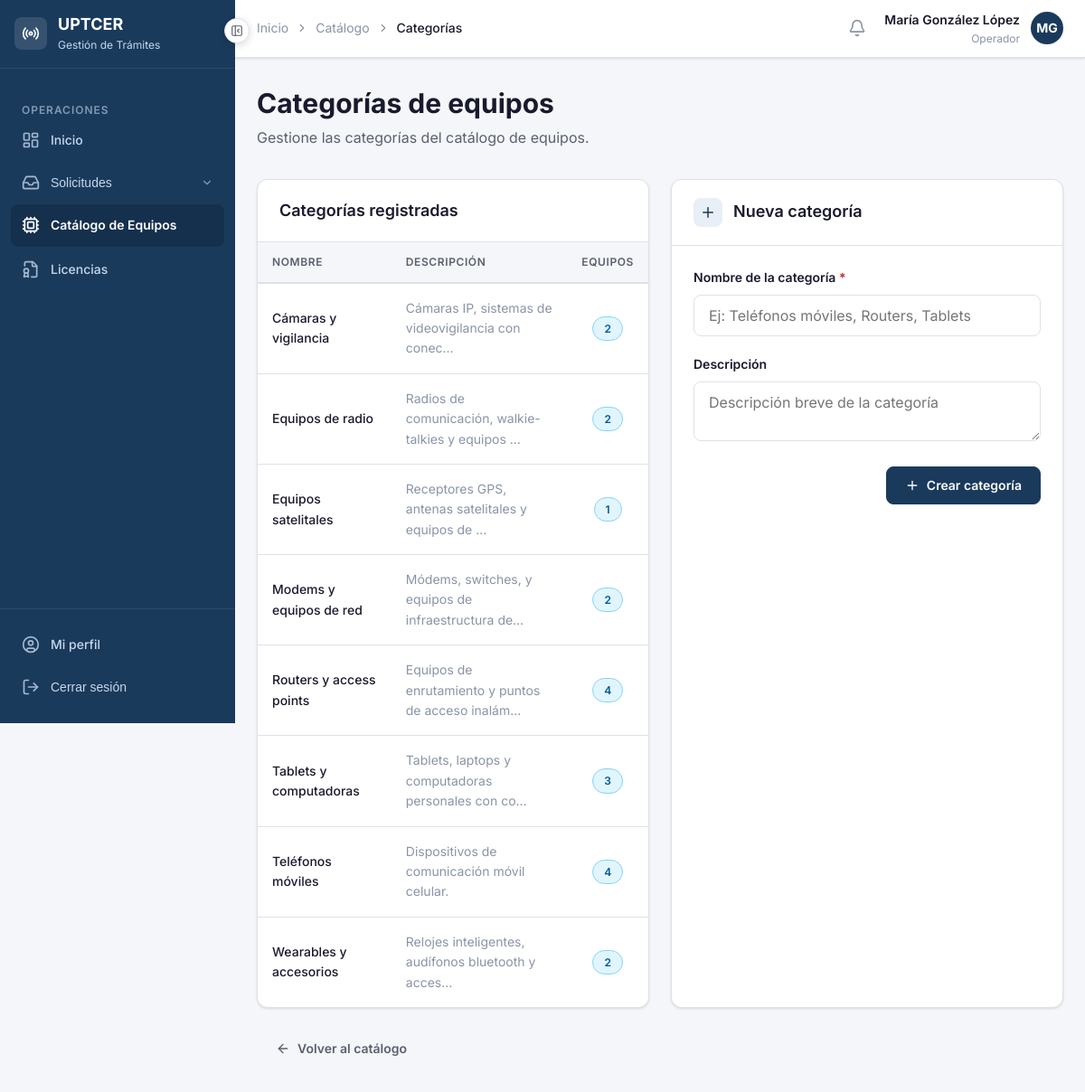
Page /equipos/categorias/ (signed in) on the committed database.
### apps/accounts/models.py (models this page shows, shortened)
class Usuario(AbstractBaseUser, PermissionsMixin):
    ROL_PERSONA_NATURAL  = 'persona_natural'
    ROL_OPERADOR         = 'operador'
    ROL_ESPECIALISTA     = 'especialista'
    ROL_ADUANA           = 'aduana'
    ROL_DIRECTIVO        = 'directivo'
    ROLES = [
        (ROL_PERSONA_NATURAL, 'Persona Natural'),
        (ROL_OPERADOR,        'Operador'),
        (ROL_ESPECIALISTA,    'Especialista Técnico'),
        (ROL_ADUANA,          'Aduana'),
        (ROL_DIRECTIVO,       'Directivo'),
    ]
    username        = models.CharField('Usuario', max_length=150, unique=True)
    email           = models.EmailField('Correo electrónico', unique=True)
    nombre          = models.CharField('Nombre', max_length=100)
    apellidos       = models.CharField('Apellidos', max_length=100)
    rol             = models.CharField('Rol', max_length=30, choices=ROLES, default=ROL_PERSONA_NATURAL)
    telefono        = models.CharField('Teléfono', max_length=20, blank=True)
    activo          = models.BooleanField('Activo', default=True)
    fecha_registro  = models.DateTimeField('Fecha de registro', auto_now_add=True)
    is_active       = models.BooleanField(default=True)
    is_staff        = models.BooleanField(default=False)
    objects = UsuarioManager()
    USERNAME_FIELD  = 'username'
    REQUIRED_FIELDS = ['email', 'nombre', 'apellidos']
    class Meta:
        verbose_name        = 'Usuario'
        verbose_name_plural = 'Usuarios'
        ordering            = ['apellidos', 'nombre']
    def get_nombre_completo(self):
        return f'{self.nombre} {self.apellidos}'
    @property
    def es_persona_natural(self):
        return self.rol == self.ROL_PERSONA_NATURAL
    @property
    def es_operador(self):
        return self.rol == self.ROL_OPERADOR
    @property
    def es_especialista(self):
        return self.rol == self.ROL_ESPECIALISTA
    @property
    def es_aduana(self):
        return self.rol == self.ROL_ADUANA
    @property
    def es_directivo(self):
        return self.rol == self.ROL_DIRECTIVO

### apps/equipos/models.py (models this page shows, shortened)
class CategoriaEquipo(models.Model):
    nombre      = models.CharField('Nombre', max_length=100, unique=True)
    descripcion = models.TextField('Descripción', blank=True)
    class Meta:
        verbose_name        = 'Categoría de equipo'
        verbose_name_plural = 'Categorías de equipos'
        ordering            = ['nombre']

### apps/equipos/views.py (the view)
# urls.py: path('categorias/',     views.lista_categorias,    name='categorias'),
@never_cache
@login_required
def lista_categorias(request):
    if not (request.user.es_operador or request.user.es_especialista or request.user.es_directivo):
        messages.error(request, 'No tiene permisos para acceder a esta sección.')
        return redirect('equipos:lista')
    if request.method == 'POST':
        form = FormularioCategoria(request.POST)
        if form.is_valid():
            cat = form.save()
            messages.success(request, f'Categoría "{cat.nombre}" creada correctamente.')
            return redirect('equipos:categorias')
        else:
            messages.error(request, 'Por favor corrija los errores.')
    else:
        form = FormularioCategoria()
    categorias = CategoriaEquipo.objects.all()
    return render(request, 'equipos/categorias.html', {
        'categorias': categorias,
        'form':       form,
    })

### apps/equipos/forms.py
class FormularioCategoria(forms.ModelForm):
    class Meta:
        model  = CategoriaEquipo
        fields = ['nombre', 'descripcion']
        labels = {
            'nombre':      'Nombre de la categoría',
            'descripcion': 'Descripción',
        }
        widgets = {
            'nombre':      forms.TextInput(attrs={'class': 'campo-input', 'placeholder': 'Ej: Teléfonos móviles, Routers, Tablets'}),
            'descripcion': forms.Textarea(attrs={'class': 'campo-textarea', 'rows': 2, 'placeholder': 'Descripción breve de la categoría'}),
        }

### templates/equipos/categorias.html (shortened to what this page needs)
{% extends 'base/base.html' %}
{% block nav_equipos %}activo{% endblock %}
{% block breadcrumb %}
<li style="display:flex;align-items:center;gap:var(--espacio-2);">
  <i data-lucide="chevron-right" style="width:14px;height:14px;"></i>
  <a href="{% url 'equipos:lista' %}" style="color:var(--color-texto-muted);text-decoration:none;">Catálogo</a>
</li>
<li style="display:flex;align-items:center;gap:var(--espacio-2);">
  <i data-lucide="chevron-right" style="width:14px;height:14px;"></i>
  <span style="color:var(--color-texto-principal);font-weight:var(--peso-medio);">Categorías</span>
</li>
{% endblock %}
{% block contenido %}
<div class="pagina-cabecera">
  <h1 class="pagina-titulo">Categorías de equipos</h1>
  <p class="pagina-subtitulo">Gestione las categorías del catálogo de equipos.</p>
</div>
<div class="grid-2">
  <div class="tarjeta">
    <div class="tarjeta-cabecera">
      <h2 class="tarjeta-titulo">Categorías registradas</h2>
    </div>
    <div class="tarjeta-cuerpo" style="padding:0;">
      {% if categorias %}
        <div class="tabla-contenedor" style="border:none;border-radius:0;">
          <table class="tabla">
            <thead>
              <tr>
                <th>Nombre</th>
                <th>Descripción</th>
                <th>Equipos</th>
              </tr>
            </thead>
            <tbody>
              {% for cat in categorias %}
              <tr>
                <td style="font-weight:var(--peso-medio);">{{ cat.nombre }}</td>
                <td style="color:var(--color-texto-muted);">{{ cat.descripcion|default:"—"|truncatechars:50 }}</td>
                <td style="text-align:center;">
                  <span class="badge badge-info">{{ cat.equipos.count }}</span>
                </td>
              </tr>
              {% endfor %}
            </tbody>
          </table>
        </div>
      {% endif %}
    </div>
  </div>
  <div class="tarjeta">
    <div class="tarjeta-cabecera">
      <div style="display:flex;align-items:center;gap:var(--espacio-3);">
        <div style="width:32px;height:32px;border-radius:var(--radio-md);background:var(--color-primario-light);color:var(--color-primario);display:flex;align-items:center;justify-content:center;">
          <i data-lucide="plus" style="width:18px;height:18px;"></i>
        </div>
        <h2 class="tarjeta-titulo">Nueva categoría</h2>
      </div>
    </div>
    <div class="tarjeta-cuerpo">
      <form method="post" novalidate>
        <div class="campo-grupo">
          <label class="campo-etiqueta requerido">{{ form.nombre.label }}</label>
          {{ form.nombre }}
        </div>
        <div class="campo-grupo">
          <label class="campo-etiqueta">{{ form.descripcion.label }}</label>
          {{ form.descripcion }}
        </div>
        <div style="display:flex;justify-content:flex-end;">
          <button type="submit" class="btn btn-primario">
            <i data-lucide="plus" style="width:16px;height:16px;"></i>
            Crear categoría
          </button>
        </div>
      </form>
    </div>
  </div>
</div>
<div style="margin-top:var(--espacio-6);">
  <a href="{% url 'equipos:lista' %}" class="btn btn-ghost">
    <i data-lucide="arrow-left" style="width:16px;height:16px;"></i>
    Volver al catálogo
  </a>
</div>
{% endblock %}

### templates/base/base.html (shortened to what this page needs)
<!DOCTYPE html>
<html lang="es">
<head>
  {% load static %}
  <link rel="stylesheet" href="{% static 'css/global.css' %}">
  <link rel="stylesheet" href="{% static 'css/toast.css' %}">
  <link rel="stylesheet" href="{% static 'css/modal.css' %}">
  <link rel="stylesheet" href="{% static 'css/componentes.css' %}">
</head>
<body>
<div class="layout-wrapper">
  <aside class="layout-sidebar" id="sidebar">
    <div class="sidebar-logo">
      <div style="width:36px;height:36px;background:rgba(255,255,255,0.12);border-radius:8px;display:flex;align-items:center;justify-content:center;flex-shrink:0;">
        <i data-lucide="radio" style="width:20px;height:20px;color:white;"></i>
      </div>
      <div class="sidebar-logo-info">
        <div class="sidebar-logo-texto">UPTCER</div>
        <div class="sidebar-logo-subtexto">Gestión de Trámites</div>
      </div>
    </div>
    <nav class="sidebar-nav">
      {% if user.es_operador %}
        <div class="sidebar-seccion-titulo">Operaciones</div>
        <a href="{% url 'accounts:dashboard' %}" class="sidebar-enlace {% block nav_op_inicio %}{% endblock %}" data-tooltip="Inicio">
          <i data-lucide="layout-dashboard" class="icono"></i>
          <span class="sidebar-enlace-texto">Inicio</span>
        </a>
        <button type="button"
          class="sidebar-enlace {% block nav_solicitudes %}{% endblock %}"
          data-tooltip="Solicitudes"
          onclick="toggleDropdownSolicitudes()"
          id="btn-dropdown-solicitudes"
          style="width:100%;background:none;border:none;cursor:pointer;text-align:left;">
          <i data-lucide="inbox" class="icono"></i>
          <span class="sidebar-enlace-texto">Solicitudes</span>
          <i data-lucide="chevron-down" class="sidebar-enlace-flecha"></i>
        </button>
        <a href="{% url 'equipos:lista' %}" class="sidebar-enlace {% block nav_equipos %}{% endblock %}" data-tooltip="Catálogo de Equipos">
          <i data-lucide="cpu" class="icono"></i>
          <span class="sidebar-enlace-texto">Catálogo de Equipos</span>
        </a>
        <a href="{% url 'licencias:lista' %}" class="sidebar-enlace {% block nav_licencias %}{% endblock %}" data-tooltip="Licencias">
          <i data-lucide="file-badge" class="icono"></i>
          <span class="sidebar-enlace-texto">Licencias</span>
        </a>
      {% endif %}
    </nav>
    <div class="sidebar-pie">
      <a href="{% url 'accounts:perfil' %}" class="sidebar-enlace" data-tooltip="Mi perfil">
        <i data-lucide="user-circle" class="icono"></i>
        <span class="sidebar-enlace-texto">Mi perfil</span>
      </a>
      <form method="post" action="{% url 'accounts:logout' %}">
        <button type="submit" class="sidebar-enlace" data-tooltip="Cerrar sesión"
          style="width:100%;background:none;border:none;cursor:pointer;text-align:left;">
          <i data-lucide="log-out" class="icono"></i>
          <span class="sidebar-enlace-texto">Cerrar sesión</span>
        </button>
      </form>
    </div>
  </aside>
  <div class="layout-main">
    <header class="layout-navbar">
      <nav aria-label="Ruta de navegación" style="flex:1;">
        <ol style="list-style:none;display:flex;align-items:center;gap:var(--espacio-2);font-size:var(--texto-sm);color:var(--color-texto-muted);">
          <li><a href="{% url 'accounts:dashboard' %}" style="color:var(--color-texto-muted);text-decoration:none;">Inicio</a></li>
          {% block breadcrumb %}{% endblock %}
        </ol>
      </nav>
      <div style="display:flex;align-items:center;gap:var(--espacio-3);">
        <a href="{% url 'notificaciones:lista' %}"
          id="btn-notificaciones"
          style="position:relative;width:36px;height:36px;border-radius:var(--radio-md);display:flex;align-items:center;justify-content:center;color:var(--color-texto-muted);background:transparent;border:none;cursor:pointer;text-decoration:none;transition:var(--transicion-rapida);"
          onmouseenter="this.style.background='var(--color-fondo)';this.style.color='var(--color-texto-principal)'"
          onmouseleave="this.style.background='transparent';this.style.color='var(--color-texto-muted)'"
          title="Notificaciones"
        >
          <i data-lucide="bell" style="width:20px;height:20px;"></i>
        </a>
        <div style="text-align:right;">
          <div style="font-size:var(--texto-sm);font-weight:var(--peso-semi);color:var(--color-texto-principal);">
            {{ user.get_nombre_completo }}
          </div>
          <div style="font-size:var(--texto-xs);color:var(--color-texto-muted);">
            {{ user.get_rol_display }}
          </div>
        </div>
        <div style="width:36px;height:36px;border-radius:50%;background-color:var(--color-primario);display:flex;align-items:center;justify-content:center;color:white;font-size:var(--texto-sm);font-weight:var(--peso-bold);">
          {{ user.nombre|first|upper }}{{ user.apellidos|first|upper }}
        </div>
      </div>
    </header>
    <main class="layout-contenido">
      {% block contenido %}{% endblock %}
    </main>
  </div>
</div>
<button
  id="btn-colapsar"
  class="btn-colapsar-sidebar"
  onclick="alternarSidebar()"
  title="Colapsar menú"
  aria-label="Colapsar menú"
>
  <i data-lucide="panel-left-close" id="icono-colapsar" style="width:14px;height:14px;"></i>
</button>
</body>
</html>

### rows in the picture
Usuario: get_nombre_completo "María González López", rol "Operador", nombre|first "M", apellidos|first "G"
CategoriaEquipo: nombre "Cámaras y vigilancia", descripcion "Cámaras IP, sistemas de videovigilancia con conec…", equipos.count "2"
CategoriaEquipo: nombre "Equipos de radio", descripcion "Radios de comunicación, walkie-talkies y equipos …", equipos.count "2"
CategoriaEquipo: nombre "Equipos satelitales", descripcion "Receptores GPS, antenas satelitales y equipos de …", equipos.count "1"
CategoriaEquipo: nombre "Modems y equipos de red", descripcion "Módems, switches, y equipos de infraestructura de…", equipos.count "2"
CategoriaEquipo: nombre "Routers y access points", descripcion "Equipos de enrutamiento y puntos de acceso inalám…", equipos.count "4"
CategoriaEquipo: nombre "Tablets y computadoras", descripcion "Tablets, laptops y computadoras personales con co…", equipos.count "3"
CategoriaEquipo: nombre "Teléfonos móviles", descripcion "Dispositivos de comunicación móvil celular.", equipos.count "4"
CategoriaEquipo: nombre "Wearables y accesorios", descripcion "Relojes inteligentes, audífonos bluetooth y acces…", equipos.count "2"
